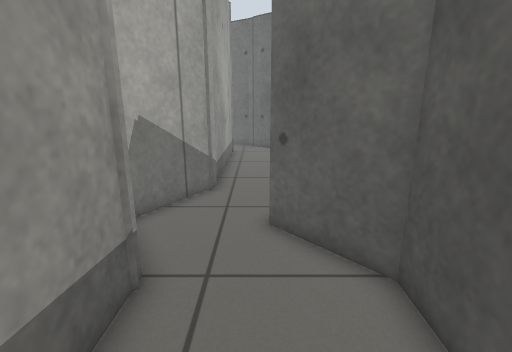
View 1 (above)

15 first-person views from a walk through a Gazebo world. The camera is 0.83 m above the floor, tilts 14° down and sees 85° across. The floor is counted in squares, 0.25 m on a side. Each view is taken from the middle of a square. On the plan, view 1 faces up. The plan holds only what a view shows up to about 20 squares ahead; the rest is blank.

View 2
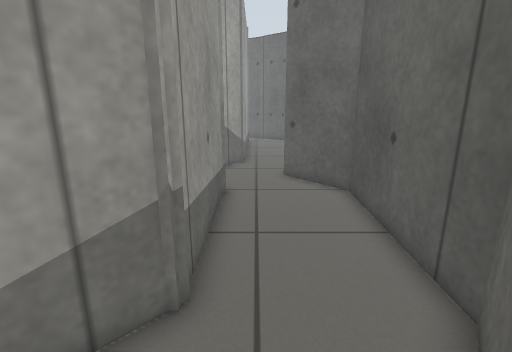

View 3
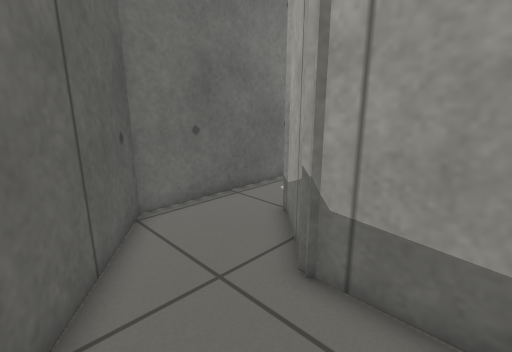

View 4
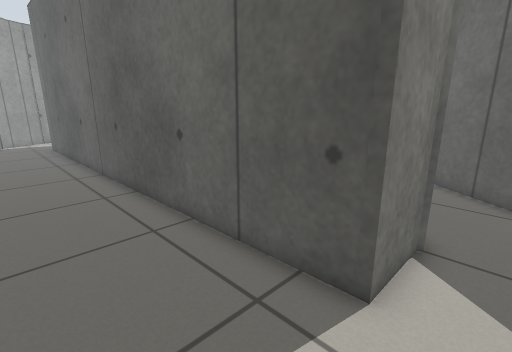

View 5
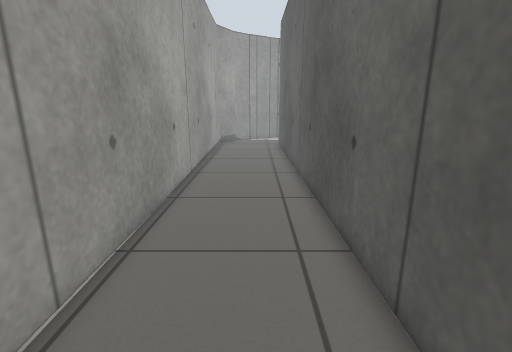

View 6
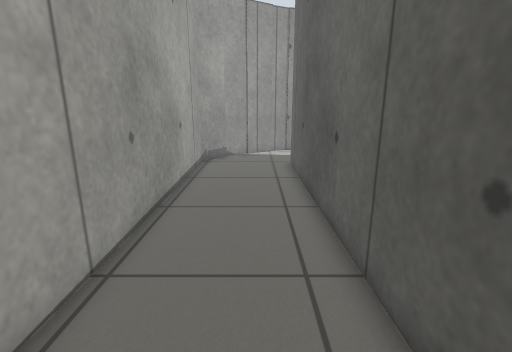

View 7
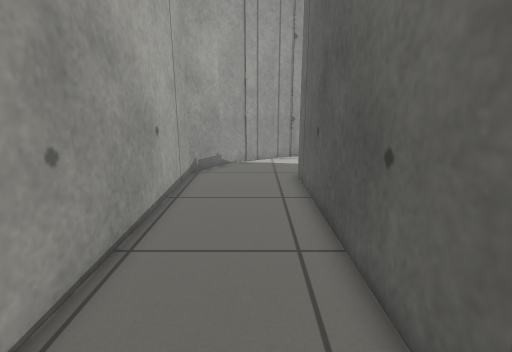

View 8
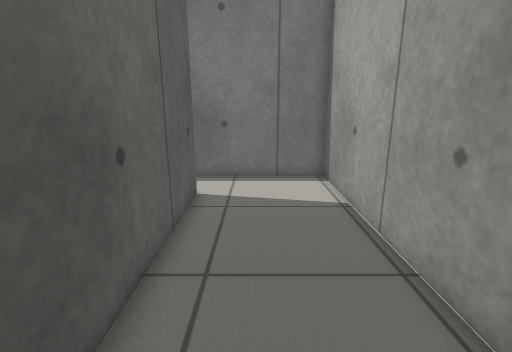

View 9
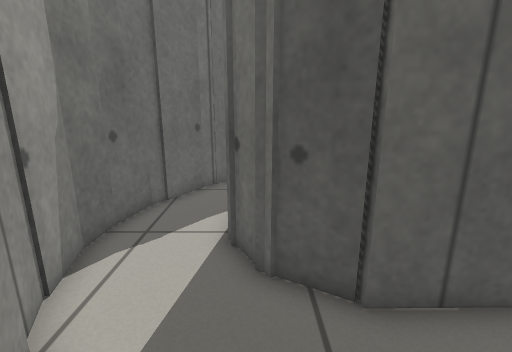

View 10
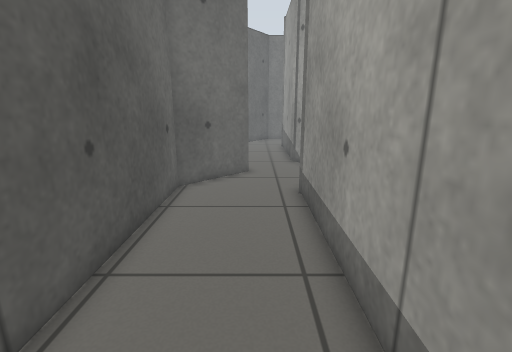

View 11
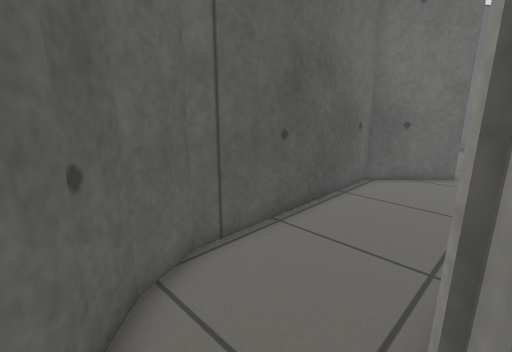

View 12
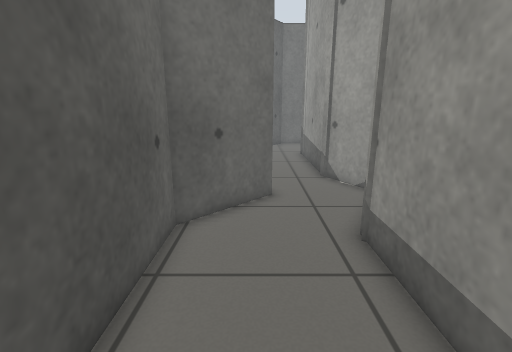

View 13
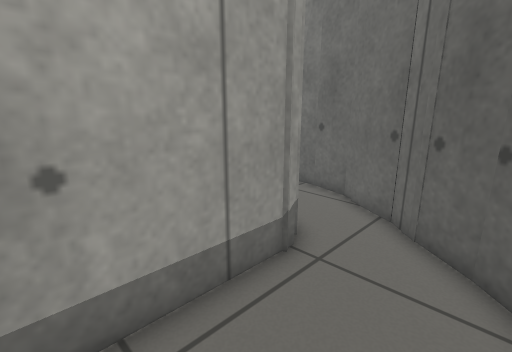

View 14
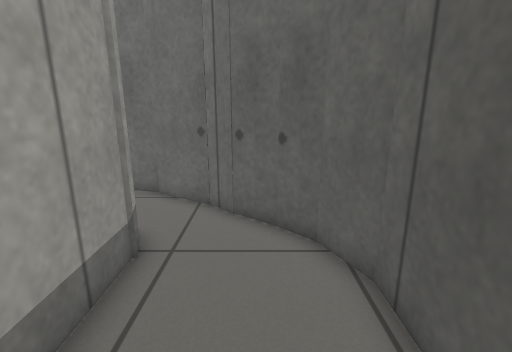

View 15
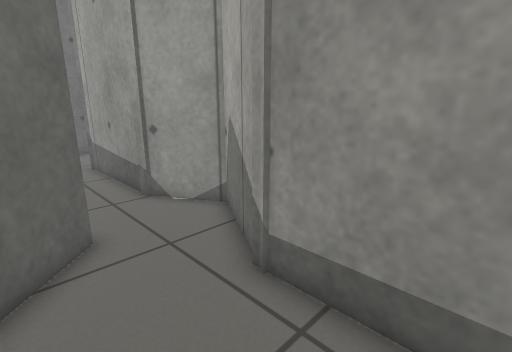

### Floor plan
Points are (right, up) in squares from view 1. A wall is a line through its corners. A room is listed if a view was taken in it or the views show most of it. See-through windows are left out.
Room 1 (views 1, 2, 3)
walls: (-2.1, -1.7) (-4.2, -3.8); (-2.3, 4.5) (-2.3, -2.1); (-3.6, -7.5) (-1.3, -7.5) (2.5, -2.3) (2.8, 4.8) (0.3, 7.6)
ways out: opening at (-4, -5.5) to room 2; opening at (-0.7, 6) to room 3
Room 2 (views 4, 5, 6, 7, 8, 9, 11)
walls: (-8, 20) (-6.8, 22); (-7.1, 21.7) (-5.3, 22.8); (-10.5, 24.2) (-12, 23) (-13.3, 20.8) (-13.3, -7.5) (-3.6, -7.5); (-4.2, -3.8) (-4.9, -4.5) (-7.7, -4.5) (-8, 20.2) (-7.6, 20.2); (-8.8, 25.1) (-10.7, 24.1); (-7.5, 25.8) (-8.9, 25.2); (-5.8, 26.1) (-7.7, 25.7); (-4.4, 26) (-6, 26.1); (-0.6, 24.2) (-2.9, 25.5); (-2.7, 25.6) (-4.6, 26.1)
ways out: opening at (-4, -5.5) to room 1; opening at (-2, 23) to room 3
Room 3 (views 10, 12, 13, 14, 15)
walls: (-1.6, 11.6) (-3.9, 7.6) (-2.1, 4.5); (0.3, 7.6) (3.3, 10.6) (3.3, 19.8) (2.5, 21.4) (1.5, 22.4); (-1.8, 21.1) (-1.8, 11); (-2.1, 21.5) (-1.6, 20.6); (1.6, 22.3) (-0.2, 23.7); (0.3, 23.3) (-0.7, 24.3)
ways out: opening at (-0.7, 6) to room 1; opening at (-2, 23) to room 2

Positions as (right, up) in squares from view 1, and headings:
1: (0, 0), facing up
2: (-1, -6), facing up
3: (2, 1), facing down-left
4: (-12, -6), facing up-right
5: (-10, -5), facing up
6: (-10, 4), facing up
7: (-10, 7), facing up
8: (-10, 6), facing down
9: (-12, 22), facing right
10: (0, 22), facing down
11: (-2, 23), facing down-right
12: (1, 18), facing down
13: (2, 16), facing up-left
14: (1, 15), facing up
15: (2, 15), facing down-left
